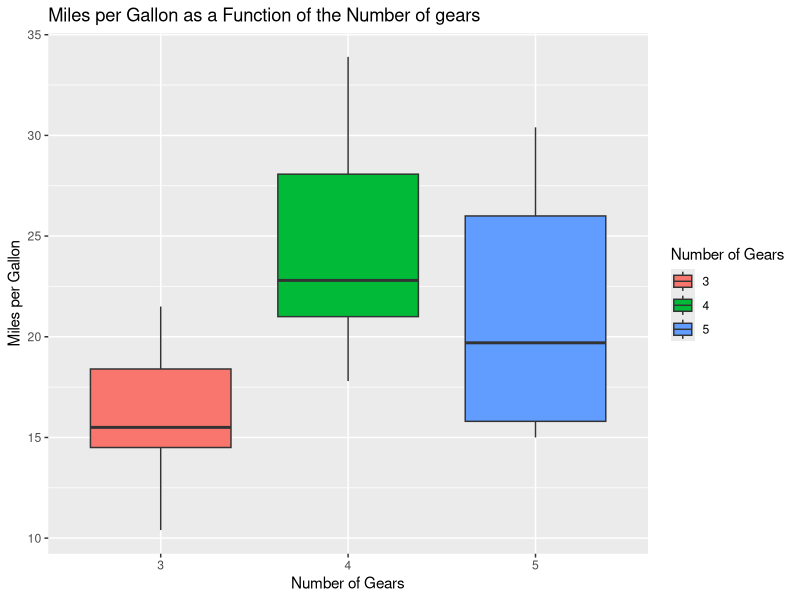
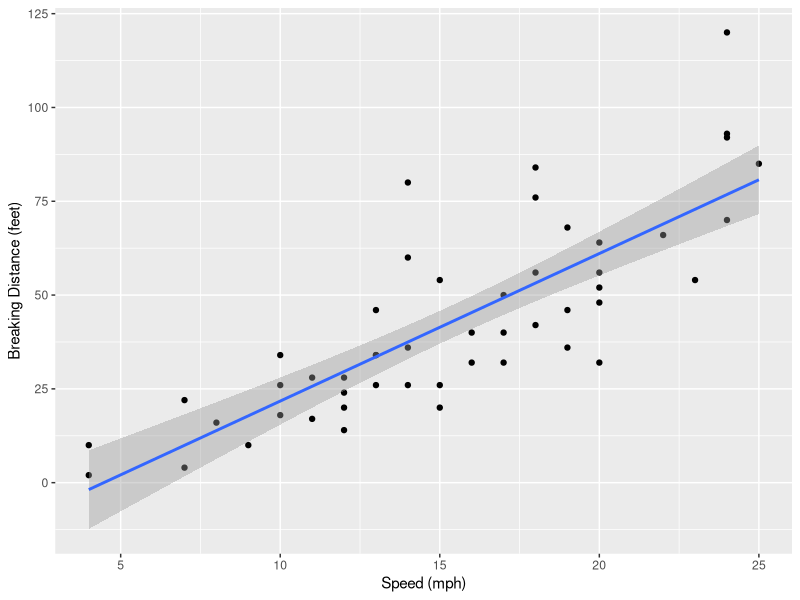
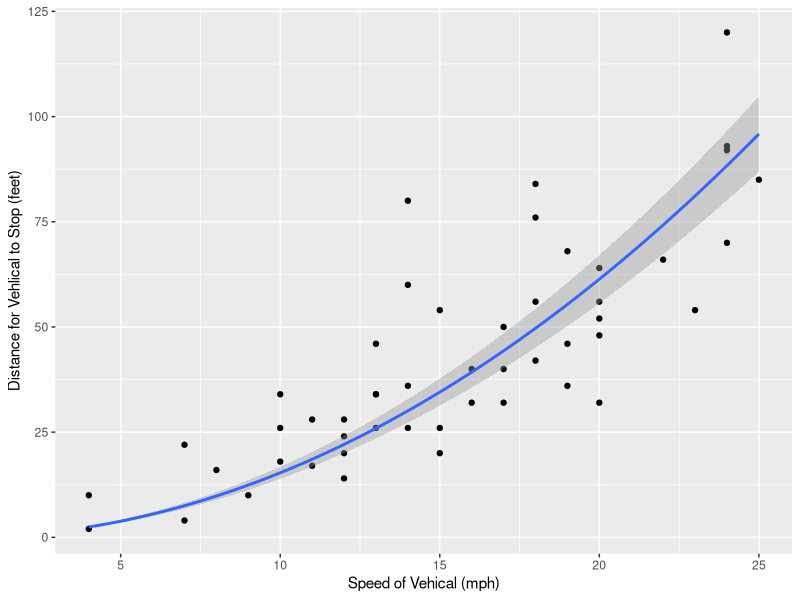

These charts were generated, in order, by the following R code:
## ---- chunk 1
knitr::opts_chunk$set(echo = TRUE)
## ---- chunk 2
sum(5:55)
## ---- chunk 3
n<-c(10, 20, 100)
sumfun=(n*(n+5))/2
print(sumfun)
## ---- chunk 4
len <- 12
fibvals <- numeric(len)
fibvals[1] <- 1
fibvals[2] <- 1
for (x in 3:len) {(fibvals[x] <- fibvals[x-1]+fibvals[x-2])} 

fibvals
## ---- chunk 5
library(ggplot2)

Task4<-ggplot(mtcars, aes(as.factor(gear), mpg, fill=as.factor(gear))) + geom_boxplot()+labs(title="Miles per Gallon as a Function of the Number of gears", fill="Number of Gears", x="Number of Gears", y="Miles per Gallon")
print(Task4)

## ---- chunk 6
y<-cars$dist
x<-cars$speed

#Build the linear model
mymodel <- lm(formula = y~x)
summary_mymodel<-summary(mymodel)


## extracting intercept, slope, standard deviation:
slp <- summary_mymodel$coefficients[2] #slope
intcp <- summary_mymodel$coefficients[1] #intercept
SD <- summary_mymodel$coefficients[,2]

print(paste0("The Slope = ", slp, " The Standard Deviation for The Slope = ", SD[2]))
print(paste0("The Intercept = ", intcp, " The Standard Deviation for The Intercept = ", SD[1]))

## ---- chunk 7
Task5<-ggplot(data=cars, aes(x=speed, y=dist))+geom_point()+labs(y="Breaking Distance (feet)", x="Speed (mph)")+geom_smooth(method='lm', formula="y~x")
print(Task5)
## ---- chunk 8
ReactionTime <- lm(dist~I(speed^2)+0, data=cars) #make intercapt 0 beucase at 0 speed the stopping speed will also be 0
summary(ReactionTime)

#units for conversion
feetinamile<-5280
secondsinahour<-3600

#calculate the reaction distance 
AverageRDmph<-mean(ReactionTime$residuals)
AverageRDftph<-AverageRDmph*feetinamile
AverageRDftps<-AverageRDftph/secondsinahour
#find the converted mean of speed
MS<-mean(((cars$speed)/3600)*5480) 
#find the average reaction time 
AverageRTftps<-AverageRDftps/MS
print (paste0("The average reaction time in feet per second is ", AverageRTftps))

library(ggplot2)
ggplot(cars, aes(speed,dist))+geom_point()+labs(y="Distance for Vehlical to Stop (feet)", x="Speed of Vehical (mph)")+geom_smooth(method = "lm", formula = "y~I(x^2)+0")
